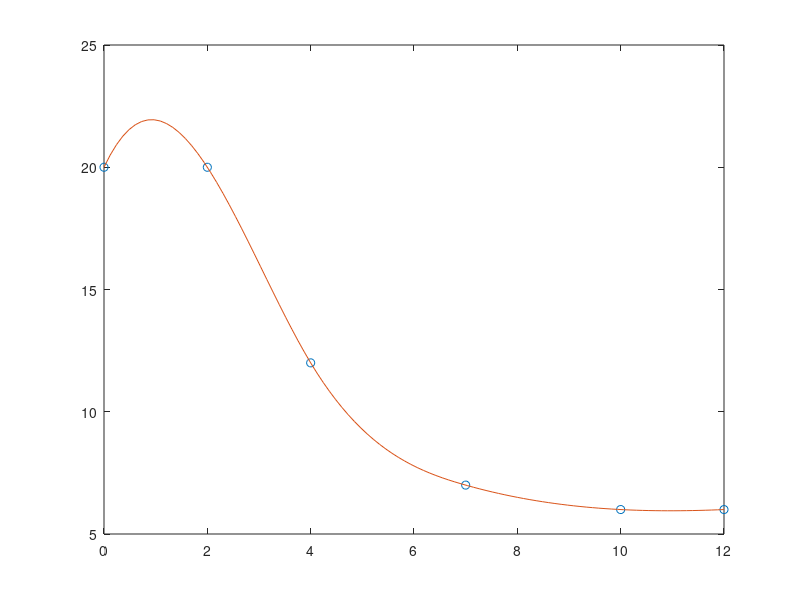

MATLAB code to generate this figure:
x = [0, 2, 4, 7, 10, 12];
y = [20, 20, 12, 7, 6, 6];
xx = linspace(0, 12);
yy = spline(x, y, xx);
plot(x, y, 'o', xx, yy);

result = spline(x, y, 1.5)